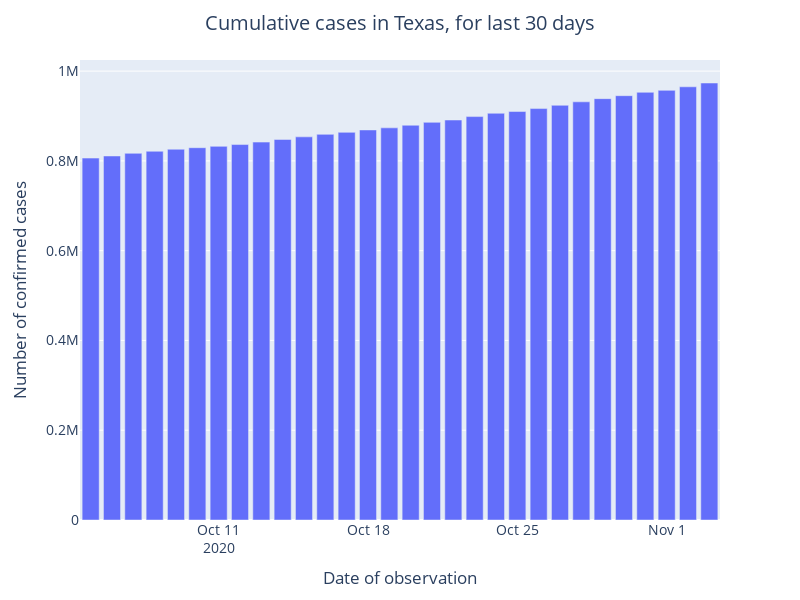
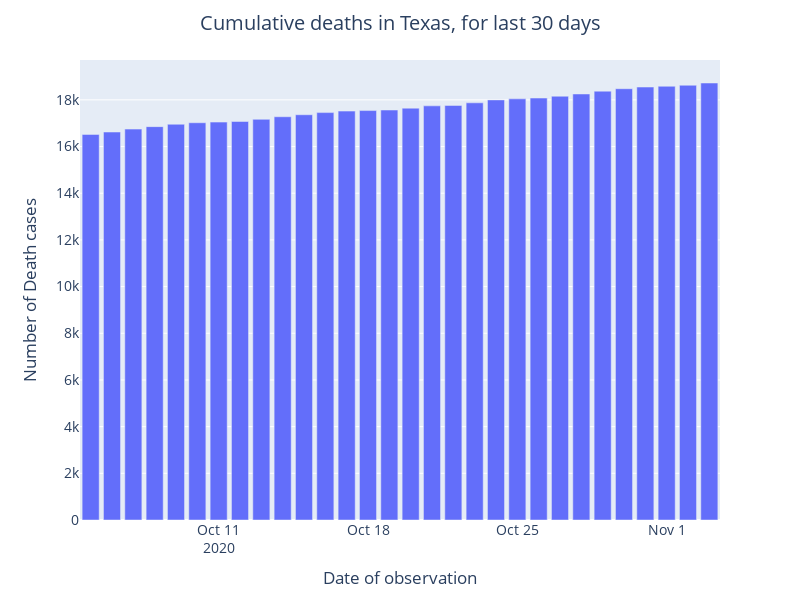
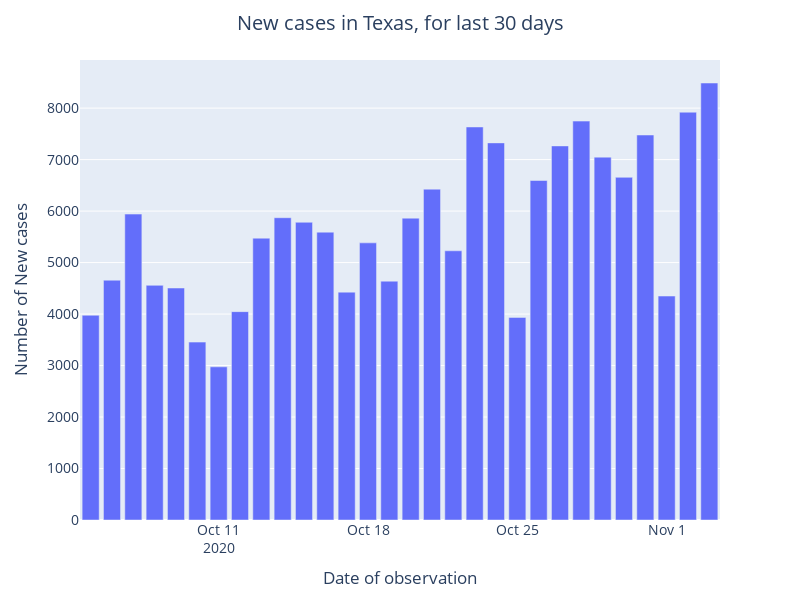
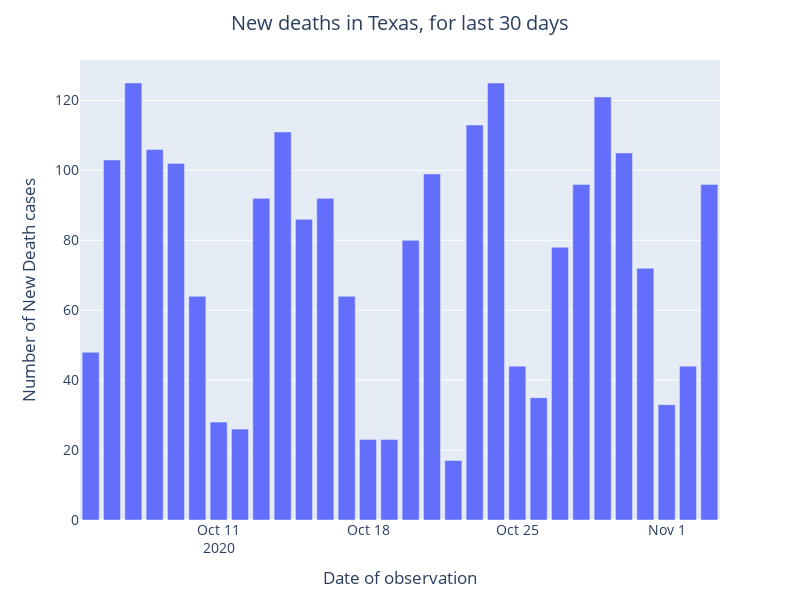

Notebook code cell kept with these figures, in order:
### Code cell
# Last 30 days
covidState.plot_state(state="Texas",last_30_days=True)

### Figure 1 — Plotly figure (JSON) as saved in the notebook; plotly's stock layout.template omitted (floating-point values rounded to 4 significant figures)
{"data": [{"alignmentgroup": "True", "hovertemplate": "x=%{x}<br>y=%{y}<extra></extra>", "legendgroup": "", "marker": {"color": "#636efa"}, "name": "", "offsetgroup": "", "orientation": "v", "showlegend": false, "textposition": "auto", "type": "bar", "x": ["2020-10-05T00:00:00", "2020-10-06T00:00:00", "2020-10-07T00:00:00", "2020-10-08T00:00:00", "2020-10-09T00:00:00", "2020-10-10T00:00:00", "2020-10-11T00:00:00", "2020-10-12T00:00:00", "2020-10-13T00:00:00", "2020-10-14T00:00:00", "2020-10-15T00:00:00", "2020-10-16T00:00:00", "2020-10-17T00:00:00", "2020-10-18T00:00:00", "2020-10-19T00:00:00", "2020-10-20T00:00:00", "2020-10-21T00:00:00", "2020-10-22T00:00:00", "2020-10-23T00:00:00", "2020-10-24T00:00:00", "2020-10-25T00:00:00", "2020-10-26T00:00:00", "2020-10-27T00:00:00", "2020-10-28T00:00:00", "2020-10-29T00:00:00", "2020-10-30T00:00:00", "2020-10-31T00:00:00", "2020-11-01T00:00:00", "2020-11-02T00:00:00", "2020-11-03T00:00:00"], "xaxis": "x", "y": [806248, 810906, 816848, 821406, 825912, 829367, 832342, 836389, 841863, 847734, 853517, 859108, 863534, 868917, 873556, 879419, 885845, 891074, 898708, 906033, 909968, 916562, 923828, 931576, 938624, 945280, 952758, 957108, 965029, 973517], "yaxis": "y"}], "layout": {"barmode": "relative", "font": {"size": 14}, "height": 600, "legend": {"tracegroupgap": 0}, "margin": {"t": 60}, "title": {"text": "Cumulative cases in Texas, for last 30 days", "x": 0.5}, "width": 800, "xaxis": {"anchor": "y", "domain": [0, 1], "title": {"text": "Date of observation"}}, "yaxis": {"anchor": "x", "domain": [0, 1], "title": {"text": "Number of confirmed cases"}}}}

### Figure 2 — Plotly figure (JSON) as saved in the notebook; plotly's stock layout.template omitted (floating-point values rounded to 4 significant figures)
{"data": [{"alignmentgroup": "True", "hovertemplate": "x=%{x}<br>y=%{y}<extra></extra>", "legendgroup": "", "marker": {"color": "#636efa"}, "name": "", "offsetgroup": "", "orientation": "v", "showlegend": false, "textposition": "auto", "type": "bar", "x": ["2020-10-05T00:00:00", "2020-10-06T00:00:00", "2020-10-07T00:00:00", "2020-10-08T00:00:00", "2020-10-09T00:00:00", "2020-10-10T00:00:00", "2020-10-11T00:00:00", "2020-10-12T00:00:00", "2020-10-13T00:00:00", "2020-10-14T00:00:00", "2020-10-15T00:00:00", "2020-10-16T00:00:00", "2020-10-17T00:00:00", "2020-10-18T00:00:00", "2020-10-19T00:00:00", "2020-10-20T00:00:00", "2020-10-21T00:00:00", "2020-10-22T00:00:00", "2020-10-23T00:00:00", "2020-10-24T00:00:00", "2020-10-25T00:00:00", "2020-10-26T00:00:00", "2020-10-27T00:00:00", "2020-10-28T00:00:00", "2020-10-29T00:00:00", "2020-10-30T00:00:00", "2020-10-31T00:00:00", "2020-11-01T00:00:00", "2020-11-02T00:00:00", "2020-11-03T00:00:00"], "xaxis": "x", "y": [16519, 16622, 16747, 16853, 16955, 17019, 17047, 17073, 17165, 17276, 17362, 17454, 17518, 17541, 17564, 17644, 17743, 17760, 17873, 17998, 18042, 18077, 18155, 18251, 18372, 18477, 18549, 18582, 18626, 18722], "yaxis": "y"}], "layout": {"barmode": "relative", "font": {"size": 14}, "height": 600, "legend": {"tracegroupgap": 0}, "margin": {"t": 60}, "title": {"text": "Cumulative deaths in Texas, for last 30 days", "x": 0.5}, "width": 800, "xaxis": {"anchor": "y", "domain": [0, 1], "title": {"text": "Date of observation"}}, "yaxis": {"anchor": "x", "domain": [0, 1], "title": {"text": "Number of Death cases"}}}}

### Figure 3 — Plotly figure (JSON) as saved in the notebook; plotly's stock layout.template omitted (floating-point values rounded to 4 significant figures)
{"data": [{"alignmentgroup": "True", "hovertemplate": "x=%{x}<br>y=%{y}<extra></extra>", "legendgroup": "", "marker": {"color": "#636efa"}, "name": "", "offsetgroup": "", "orientation": "v", "showlegend": false, "textposition": "auto", "type": "bar", "x": ["2020-10-05T00:00:00", "2020-10-06T00:00:00", "2020-10-07T00:00:00", "2020-10-08T00:00:00", "2020-10-09T00:00:00", "2020-10-10T00:00:00", "2020-10-11T00:00:00", "2020-10-12T00:00:00", "2020-10-13T00:00:00", "2020-10-14T00:00:00", "2020-10-15T00:00:00", "2020-10-16T00:00:00", "2020-10-17T00:00:00", "2020-10-18T00:00:00", "2020-10-19T00:00:00", "2020-10-20T00:00:00", "2020-10-21T00:00:00", "2020-10-22T00:00:00", "2020-10-23T00:00:00", "2020-10-24T00:00:00", "2020-10-25T00:00:00", "2020-10-26T00:00:00", "2020-10-27T00:00:00", "2020-10-28T00:00:00", "2020-10-29T00:00:00", "2020-10-30T00:00:00", "2020-10-31T00:00:00", "2020-11-01T00:00:00", "2020-11-02T00:00:00", "2020-11-03T00:00:00"], "xaxis": "x", "y": [3977, 4658, 5942, 4558, 4506, 3455, 2975, 4047, 5474, 5871, 5783, 5591, 4426, 5383, 4639, 5863, 6426, 5229, 7634, 7325, 3935, 6594, 7266, 7748, 7048, 6656, 7478, 4350, 7921, 8488], "yaxis": "y"}], "layout": {"barmode": "relative", "font": {"size": 14}, "height": 600, "legend": {"tracegroupgap": 0}, "margin": {"t": 60}, "title": {"text": "New cases in Texas, for last 30 days", "x": 0.5}, "width": 800, "xaxis": {"anchor": "y", "domain": [0, 1], "title": {"text": "Date of observation"}}, "yaxis": {"anchor": "x", "domain": [0, 1], "title": {"text": "Number of New cases"}}}}

### Figure 4 — Plotly figure (JSON) as saved in the notebook; plotly's stock layout.template omitted (floating-point values rounded to 4 significant figures)
{"data": [{"alignmentgroup": "True", "hovertemplate": "x=%{x}<br>y=%{y}<extra></extra>", "legendgroup": "", "marker": {"color": "#636efa"}, "name": "", "offsetgroup": "", "orientation": "v", "showlegend": false, "textposition": "auto", "type": "bar", "x": ["2020-10-05T00:00:00", "2020-10-06T00:00:00", "2020-10-07T00:00:00", "2020-10-08T00:00:00", "2020-10-09T00:00:00", "2020-10-10T00:00:00", "2020-10-11T00:00:00", "2020-10-12T00:00:00", "2020-10-13T00:00:00", "2020-10-14T00:00:00", "2020-10-15T00:00:00", "2020-10-16T00:00:00", "2020-10-17T00:00:00", "2020-10-18T00:00:00", "2020-10-19T00:00:00", "2020-10-20T00:00:00", "2020-10-21T00:00:00", "2020-10-22T00:00:00", "2020-10-23T00:00:00", "2020-10-24T00:00:00", "2020-10-25T00:00:00", "2020-10-26T00:00:00", "2020-10-27T00:00:00", "2020-10-28T00:00:00", "2020-10-29T00:00:00", "2020-10-30T00:00:00", "2020-10-31T00:00:00", "2020-11-01T00:00:00", "2020-11-02T00:00:00", "2020-11-03T00:00:00"], "xaxis": "x", "y": [48, 103, 125, 106, 102, 64, 28, 26, 92, 111, 86, 92, 64, 23, 23, 80, 99, 17, 113, 125, 44, 35, 78, 96, 121, 105, 72, 33, 44, 96], "yaxis": "y"}], "layout": {"barmode": "relative", "font": {"size": 14}, "height": 600, "legend": {"tracegroupgap": 0}, "margin": {"t": 60}, "title": {"text": "New deaths in Texas, for last 30 days", "x": 0.5}, "width": 800, "xaxis": {"anchor": "y", "domain": [0, 1], "title": {"text": "Date of observation"}}, "yaxis": {"anchor": "x", "domain": [0, 1], "title": {"text": "Number of New Death cases"}}}}
